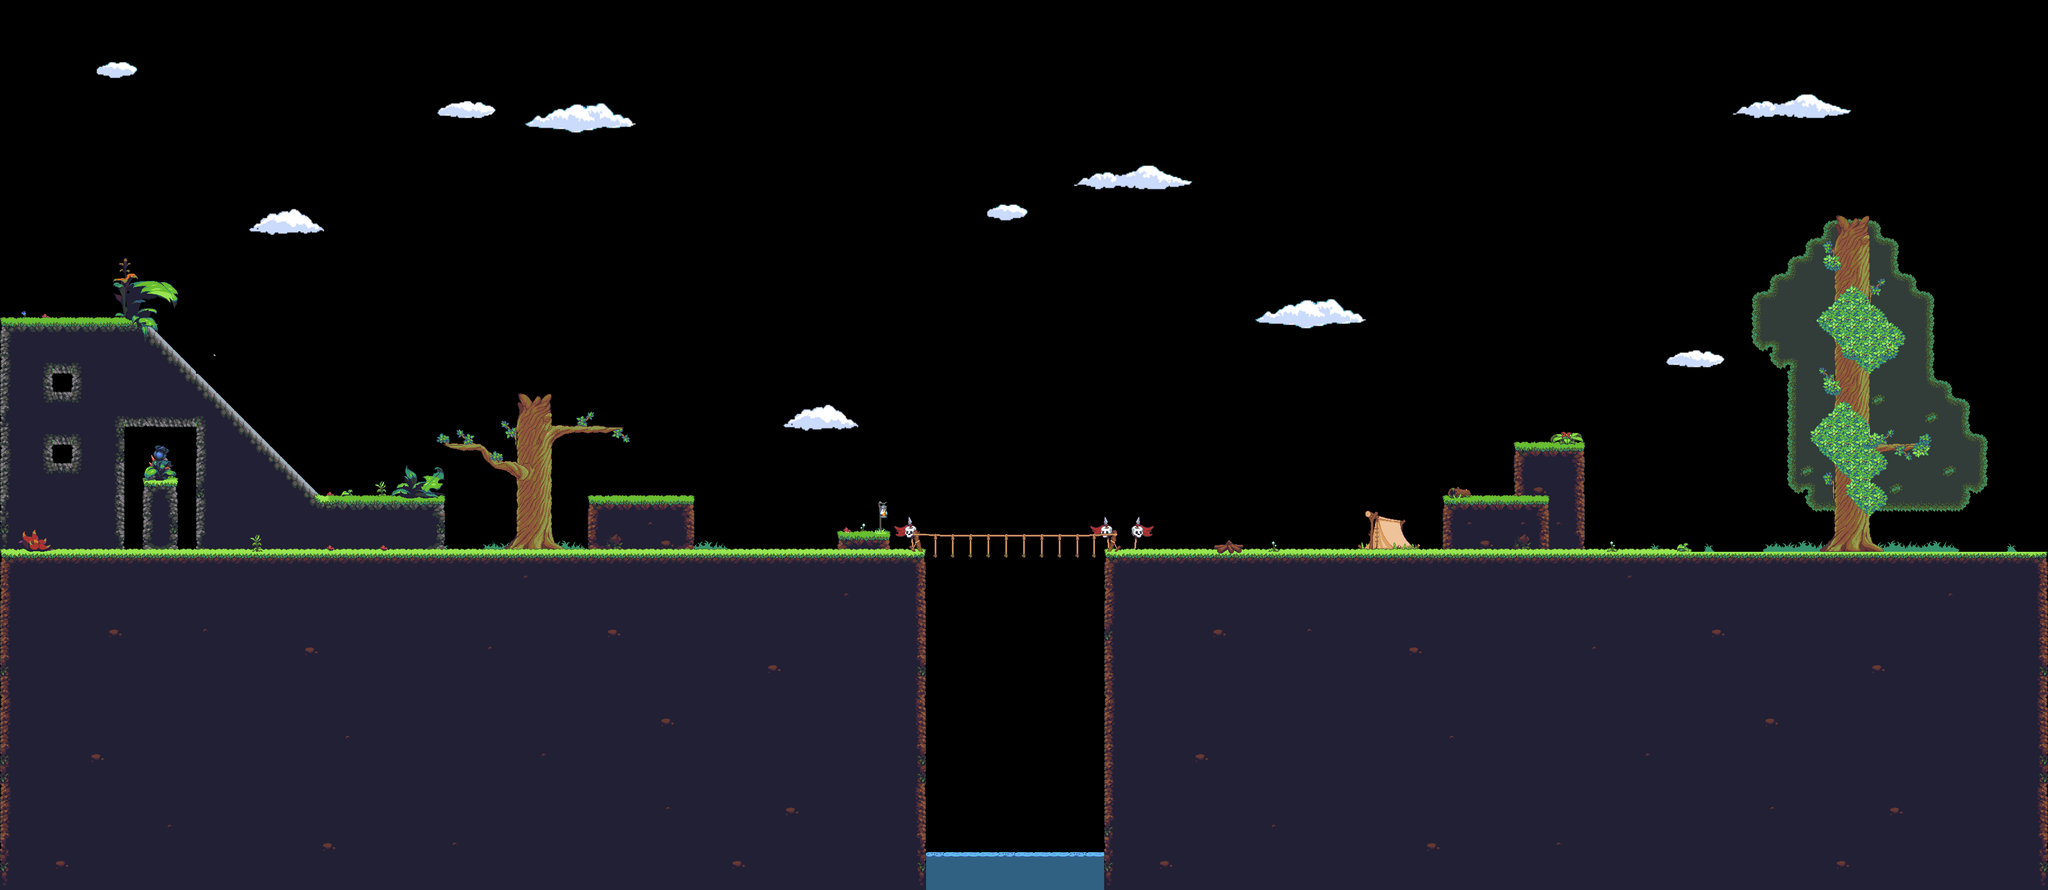

This game map was drawn from its Tiled (.tmx) file and the tilesets committed beside it. A one-line description and the trimmed map source follow:
An orthogonal 115x50 tile map with 32x32 px tiles, 4 tile layers (Back, Background, Mid, Foreground), 4 tilesets and 19 objects.

<map version="1.0" tiledversion="1.1.1" orientation="orthogonal" renderorder="right-down" width="115" height="50" tilewidth="32" tileheight="32" infinite="0" nextobjectid="78">
 <tileset firstgid="1" source="Jungle_terrain.tsx" />
 <tileset firstgid="421" source="objects.tsx" />
 <tileset firstgid="512" source="tile_jungle_plants_objects.tsx" />
 <tileset firstgid="720" source="background.tsx" />
 <layer name="Back" width="115" height="50">
  <data>[5750 cells, 352 non-empty, 108 distinct tile ids]</data>
 </layer>
 <layer name="Background" width="115" height="50">
  <data>[5750 cells, 426 non-empty, 119 distinct tile ids]</data>
 </layer>
 <layer name="Mid" width="115" height="50">
  <data>[5750 cells, 2187 non-empty, 59 distinct tile ids]</data>
 </layer>
 <layer name="Foreground" width="115" height="50">
  <data>[5750 cells, 106 non-empty, 62 distinct tile ids]</data>
 </layer>
 <objectgroup name="Map">
  <object id="56" x="896" y="992">
   <polyline points="0,0 32,-32 32,-64 32,-96 32,-128 32,-136 0,-152 -16,-160 -32,-184 -64,-184 -96,-192 -32,-192 0,-160 32,-160 32,-192 32,-224 40,-256 32,-264 32,-288 48,-288 64,-264 64,-272 72,-280 80,-272 96,-288 96,-272 96,-224 224,-224 192,-216 160,-216 128,-216 96,-192 96,-32 128,0 0,0" />
  </object>
  <object id="59" x="1056" y="992">
   <polyline points="0,0 0,-96 192,-96 192,0 0,0" />
  </object>
  <object id="60" x="1504" y="992">
   <polyline points="0,0 0,-32 96,-32 96,0 0,0" />
  </object>
  <object id="61" x="608" y="1120">
   <polyline points="-608,480 -608,-128 1056,-128 1056,480 -608,480" />
  </object>
  <object id="62" x="1984" y="1120">
   <polyline points="0,480 0,-128 1696,-128 1696,480 0,480" />
  </object>
  <object id="63" x="2448" y="992">
   <polyline points="0,0 8,-72 72,-56 96,-8 96,0 0,0" />
  </object>
  <object id="64" x="2600" y="896">
   <polyline points="0,0 0,-16 8,-24 40,-16 40,0 0,0" />
  </object>
  <object id="65" x="2592" y="992">
   <polyline points="0,0 0,-96 192,-96 192,0 0,0" />
  </object>
  <object id="66" x="2720" y="896">
   <polyline points="0,0 0,-96 128,-96 128,96 64,96 64,0 0,0" />
  </object>
 </objectgroup>
 <objectgroup name="FriendlyCharacterPositions" locked="1">
  <object id="67" x="1032" y="768">
   <polyline points="0,0 0,-8" />
  </object>
  <object id="68" x="1152" y="896">
   <polyline points="0,0 0,-8" />
  </object>
  <object id="69" x="1344" y="992">
   <polyline points="0,0 0,-8" />
  </object>
 </objectgroup>
 <objectgroup name="EnemyCharacterPositions" locked="1">
  <object id="70" x="2368" y="992">
   <polyline points="0,0 0,-8" />
  </object>
  <object id="71" x="2688" y="896">
   <polyline points="0,0 0,-8" />
  </object>
  <object id="72" x="2752" y="800">
   <polyline points="0,0 0,-8" />
  </object>
 </objectgroup>
 <objectgroup name="Boundries">
  <object id="73" x="1824" y="1184">
   <polyline points="0,0 0,-8" />
  </object>
  <object id="75" x="832" y="992">
   <polyline points="0,0 0,-8" />
  </object>
  <object id="76" x="2848" y="992">
   <polyline points="0,0 0,-8" />
  </object>
  <object id="77" x="1824" y="576">
   <polyline points="0,0 0,16" />
  </object>
 </objectgroup>
</map>
